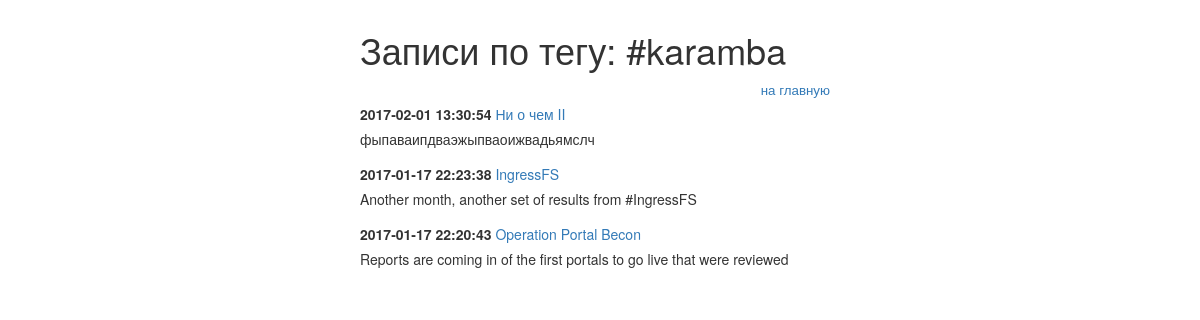
The page /include/posttotag.php?tag=karamba on the database its author committed.
### tables this page shows
CREATE TABLE `post` (
  `post_id` bigint(20) unsigned NOT NULL AUTO_INCREMENT,
  `post_title` varchar(255) DEFAULT NULL,
  `post_min_text` text,
  `post_text` text,
  `post_create_datetime` timestamp NULL DEFAULT NULL,
  `post_update_datetime` timestamp NOT NULL DEFAULT CURRENT_TIMESTAMP ON UPDATE CURRENT_TIMESTAMP,
  UNIQUE KEY `post_id` (`post_id`)
);

### include/db.php (called while the page is built, shortened)
<?php
try {
    $link = new PDO('mysql:host=localhost;dbname=blog', 'level', 'pass');
} catch (PDOException $e) {
    print "Error!: " . $e->getMessage() . "<br/>";
    die();
}
if($_GET['tag']) {
    $gettag = $_GET['tag'];
    $select_post_tag = $link ->query("SELECT tag_id FROM tag WHERE tag_title = '$gettag'");
    if (!$select_post_tag) {
        echo "PDO::errorInfo():";
        print_r($link->errorInfo());
    } else $insert_tag_id = $select_post_tag->fetchAll();
    $tag_id_for_post = $insert_tag_id[0][0];
    $select_posts_for_tag = $link ->query("SELECT post.* from post LEFT JOIN post_to_tag USING (post_id) WHERE post_to_tag.tag_id = '$tag_id_for_post' ORDER BY post.post_create_datetime DESC");
    $result_posts_for_tag = $select_posts_for_tag ->fetchAll(PDO::FETCH_ASSOC);
}

### include/posttotag.php (the view, shortened to what this page needs)
<?php
require_once '/var/www/html/blog/include/db.php';
?>
<!DOCTYPE html>
<html lang="ru">
	<head>
		<link rel="stylesheet" href="../css/bootstrap.css">
		<link rel="stylesheet" href="../css/styless.css">
	</head>
	<body>
		<div id="wrapper">
			<h1>Записи по тегу: <?="#".$_GET['tag']; ?></h1>
			<p class="nav">
				<a href="../index.php">на главную</a>
			</p>
            <?php for($i=0;$i<count($result_posts_for_tag);$i++):?>
			<div class="note">
				<p>
					<span class="date"><?=$result_posts_for_tag[$i]['post_create_datetime'];?></span>
					<a href="../include/note.php?id=<?=$result_posts_for_tag[$i]['post_id']?>"><?=$result_posts_for_tag[$i]['post_title'];?></a>
				</p>
				<p>
					<?=$result_posts_for_tag[$i]['post_min_text'];?>
				</p>
			</div>
            <?php endfor;
            ?>
		</div>
	</body>
</html>

### css/styless.css (style rules this page uses)
#wrapper { width: 500px; margin: 0px auto; padding: 10px; text-align: justify; }
#wrapper > div { margin-bottom: 15px; }
#wrapper p { margin-bottom: 5px; }
.date { font-weight: bold; }
.nav { text-align: right; padding-right: 10px; font-size: 10pt; }

### rows shown on the page
post: post_create_datetime "2017-02-01 13:30:54", post_title "Ни о чем II", post_min_text "фыпаваипдваэжыпваоижвадьямслч"
post: post_create_datetime "2017-01-17 22:23:38", post_title "IngressFS", post_min_text "Another month, another set of results from #IngressFS"
post: post_create_datetime "2017-01-17 22:20:43", post_title "Operation Portal Becon", post_min_text "Reports are coming in of the first portals to go live that were reviewed"

### other values the page prints
$_GET['tag'] "karamba"
